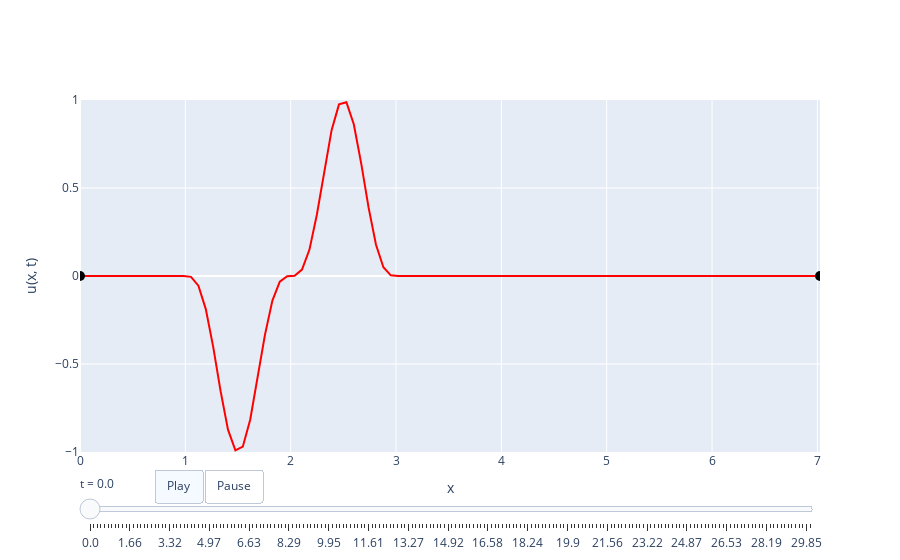

Notebook cell for this chart:
### Code cell
# Create the initial figure
fig = go.Figure(
    data=[
        go.Scatter(
            x=x,
            y=fourier_u(x, 0),
            mode="lines",
            line=dict(color="red", width=2),
            showlegend=False,
        ),
        go.Scatter(
            x=[0],
            y=[0],
            mode="markers",
            marker=dict(color="black", size=10),
            showlegend=False,
        ),
        go.Scatter(
            x=[L],
            y=[0],
            mode="markers",
            marker=dict(color="black", size=10),
            showlegend=False,
        ),
    ],
    frames=frames,
    layout=go.Layout(
        xaxis=dict(range=[0, L], title="x"),
        yaxis=dict(range=[-1, 1], title="u(x, t)"),
        # width=1200,  # Adjust width as needed
        autosize=True,
        # margin=dict(l=0, r=0, t=50, b=50),
        # title="String Vibration", 
        updatemenus=[
            {
                "type": "buttons",
                "showactive": True,
                "x": 0.1,  # Position from left
                "y": -0.02,  # Position from bottom
                "xanchor": "left",
                "yanchor": "top",
                "pad": {"r": 10, "t": 10},
                "direction": "right",  # Horizontal button layout
                "buttons": [
                    {
                        "label": "Play",
                        "method": "animate",
                        "args": [
                            None,
                            {
                                "frame": {"duration": 30, "redraw": True},
                                "fromcurrent": True,
                            },
                        ],
                    },
                    {
                        "label": "Pause",
                        "method": "animate",
                        "args": [
                            [None],
                            {
                                "frame": {"duration": 0, "redraw": False},
                                "mode": "immediate",
                                "transition": {"duration": 0},
                            },
                        ],
                    },
                ],
            }
        ],
        sliders=[
            {
                "currentvalue": {"prefix": "t = "},
                "steps": [
                    {
                        "args": [
                            [f.name],
                            {
                                "frame": {"duration": 0, "redraw": False},
                                "mode": "immediate",
                            },
                        ],
                        "label": str(round(time, 2)),
                        "method": "animate",
                    }
                    for time, f in zip(t, frames)
                ],
            }
        ],
    ),
)

config = {
    'displayModeBar': True,
    'displaylogo': False,
    # 'modeBarButtonsToAdd': ['drawline', 'drawopenpath', 'eraseshape'],
    # 'responsive': True
}
fig.show(config=config)

### Figure 1 — Plotly figure (JSON) as saved in the notebook; plotly's stock layout.template omitted (floating-point values rounded to 4 significant figures)
{"data": [{"line": {"color": "red", "width": 2}, "mode": "lines", "showlegend": false, "type": "scatter", "x": [0, 0.07025, 0.1405, 0.2107, 0.281, 0.3512, 0.4215, 0.4917, 0.562, 0.6322, 0.7025, 0.7727, 0.843, 0.9132, 0.9835, 1.054, 1.124, 1.194, 1.264, 1.335, 1.405, 1.475, 1.545, 1.616, 1.686, 1.756, 1.826, 1.897, 1.967, 2.037, 2.107, 2.178, 2.248, 2.318, 2.388, 2.459, 2.529, 2.599, 2.669, 2.74, 2.81, 2.88, 2.95, 3.021, 3.091, 3.161, 3.231, 3.302, 3.372, 3.442, 3.512, 3.583, 3.653, 3.723, 3.793, 3.864, 3.934, 4.004, 4.074, 4.145, 4.215, 4.285, 4.355, 4.426, 4.496, 4.566, 4.636, 4.707, 4.777, 4.847, 4.917, 4.988, 5.058, 5.128, 5.198, 5.269, 5.339, 5.409, 5.479, 5.55, 5.62, 5.69, 5.76, 5.831, 5.901, 5.971, 6.041, 6.112, 6.182, 6.252, 6.322, 6.393, 6.463, 6.533, 6.603, 6.674, 6.744, 6.814, 6.884, 6.955, 7.025], "y": [0, 1.316e-15, -1.31e-15, 4.809e-16, -4.729e-16, 9.14e-16, -9.688e-16, 2.737e-16, -9.522e-16, 1.431e-15, 8.07e-16, -1.618e-15, 1.075e-15, -1.146e-15, 1.876e-16, -0.004739, -0.05474, -0.1881, -0.4028, -0.6544, -0.8731, -0.9909, -0.9698, -0.8165, -0.5804, -0.3331, -0.1395, -0.03242, -0.001114, 0.001585, 0.03632, 0.1486, 0.3467, 0.5954, 0.8285, 0.975, 0.9877, 0.8624, 0.6397, 0.3885, 0.1778, 0.04968, 0.003733, -5.091e-16, 2.99e-16, -5.149e-16, 6.896e-16, -1.015e-15, -5.626e-16, 9.064e-16, -6.584e-16, -1.742e-16, 2.247e-15, -1.126e-15, 1.449e-16, 1.738e-15, -3.168e-18, 1.011e-15, -5.295e-16, 6.363e-16, -1.536e-15, 2.114e-16, 8.519e-16, -1.407e-15, 8.702e-16, -9.925e-16, 2.937e-16, -1.067e-15, 1.453e-15, -1.411e-15, 7.173e-16, 2.51e-16, 1.725e-15, -9.108e-16, 8.451e-16, -6.767e-16, 8.672e-16, -3.48e-15, -4.993e-16, 1.195e-15, -6.6e-17, 1.127e-15, -1.24e-15, 1.504e-15, -1.799e-15, -2.077e-15, -8.789e-17, -6.889e-16, 9.914e-16, -2.75e-16, 4.496e-16, 1.674e-15, 1.184e-15, 2.596e-16, -1.372e-15, 2.356e-16, -7.849e-16, 7.9e-16, 5.294e-16, 1.907e-16, -1.243e-15]}, {"marker": {"color": "black", "size": 10}, "mode": "markers", "showlegend": false, "type": "scatter", "x": [0], "y": [0]}, {"marker": {"color": "black", "size": 10}, "mode": "markers", "showlegend": false, "type": "scatter", "x": [7.025], "y": [0]}], "layout": {"autosize": true, "sliders": [{"currentvalue": {"prefix": "t = "}, "steps": [{"args": [["t=0.00"], {"frame": {"duration": 0, "redraw": false}, "mode": "immediate"}], "label": "0.0", "method": "animate"}, {"args": [["t=0.15"], {"frame": {"duration": 0, "redraw": false}, "mode": "immediate"}], "label": "0.15", "method": "animate"}, {"args": [["t=0.30"], {"frame": {"duration": 0, "redraw": false}, "mode": "immediate"}], "label": "0.3", "method": "animate"}, {"args": [["t=0.45"], {"frame": {"duration": 0, "redraw": false}, "mode": "immediate"}], "label": "0.45", "method": "animate"}, {"args": [["t=0.60"], {"frame": {"duration": 0, "redraw": false}, "mode": "immediate"}], "label": "0.6", "method": "animate"}, {"args": [["t=0.75"], {"frame": {"duration": 0, "redraw": false}, "mode": "immediate"}], "label": "0.75", "method": "animate"}, {"args": [["t=0.90"], {"frame": {"duration": 0, "redraw": false}, "mode": "immediate"}], "label": "0.9", "method": "animate"}, {"args": [["t=1.06"], {"frame": {"duration": 0, "redraw": false}, "mode": "immediate"}], "label": "1.06", "method": "animate"}, {"args": [["t=1.21"], {"frame": {"duration": 0, "redraw": false}, "mode": "immediate"}], "label": "1.21", "method": "animate"}, {"args": [["t=1.36"], {"frame": {"duration": 0, "redraw": false}, "mode": "immediate"}], "label": "1.36", "method": "animate"}, {"args": [["t=1.51"], {"frame": {"duration": 0, "redraw": false}, "mode": "immediate"}], "label": "1.51", "method": "animate"}, {"args": [["t=1.66"], {"frame": {"duration": 0, "redraw": false}, "mode": "immediate"}], "label": "1.66", "method": "animate"}, {"args": [["t=1.81"], {"frame": {"duration": 0, "redraw": false}, "mode": "immediate"}], "label": "1.81", "method": "animate"}, {"args": [["t=1.96"], {"frame": {"duration": 0, "redraw": false}, "mode": "immediate"}], "label": "1.96", "method": "animate"}, {"args": [["t=2.11"], {"frame": {"duration": 0, "redraw": false}, "mode": "immediate"}], "label": "2.11", "method": "animate"}, {"args": [["t=2.26"], {"frame": {"duration": 0, "redraw": false}, "mode": "immediate"}], "label": "2.26", "method": "animate"}, {"args": [["t=2.41"], {"frame": {"duration": 0, "redraw": false}, "mode": "immediate"}], "label": "2.41", "method": "animate"}, {"args": [["t=2.56"], {"frame": {"duration": 0, "redraw": false}, "mode": "immediate"}], "label": "2.56", "method": "animate"}, {"args": [["t=2.71"], {"frame": {"duration": 0, "redraw": false}, "mode": "immediate"}], "label": "2.71", "method": "animate"}, {"args": [["t=2.86"], {"frame": {"duration": 0, "redraw": false}, "mode": "immediate"}], "label": "2.86", "method": "animate"}, {"args": [["t=3.02"], {"frame": {"duration": 0, "redraw": false}, "mode": "immediate"}], "label": "3.02", "method": "animate"}, {"args": [["t=3.17"], {"frame": {"duration": 0, "redraw": false}, "mode": "immediate"}], "label": "3.17", "method": "animate"}, {"args": [["t=3.32"], {"frame": {"duration": 0, "redraw": false}, "mode": "immediate"}], "label": "3.32", "method": "animate"}, {"args": [["t=3.47"], {"frame": {"duration": 0, "redraw": false}, "mode": "immediate"}], "label": "3.47", "method": "animate"}, {"args": [["t=3.62"], {"frame": {"duration": 0, "redraw": false}, "mode": "immediate"}], "label": "3.62", "method": "animate"}, {"args": [["t=3.77"], {"frame": {"duration": 0, "redraw": false}, "mode": "immediate"}], "label": "3.77", "method": "animate"}, {"args": [["t=3.92"], {"frame": {"duration": 0, "redraw": false}, "mode": "immediate"}], "label": "3.92", "method": "animate"}, {"args": [["t=4.07"], {"frame": {"duration": 0, "redraw": false}, "mode": "immediate"}], "label": "4.07", "method": "animate"}, {"args": [["t=4.22"], {"frame": {"duration": 0, "redraw": false}, "mode": "immediate"}], "label": "4.22", "method": "animate"}, {"args": [["t=4.37"], {"frame": {"duration": 0, "redraw": false}, "mode": "immediate"}], "label": "4.37", "method": "animate"}, {"args": [["t=4.52"], {"frame": {"duration": 0, "redraw": false}, "mode": "immediate"}], "label": "4.52", "method": "animate"}, {"args": [["t=4.67"], {"frame": {"duration": 0, "redraw": false}, "mode": "immediate"}], "label": "4.67", "method": "animate"}, {"args": [["t=4.82"], {"frame": {"duration": 0, "redraw": false}, "mode": "immediate"}], "label": "4.82", "method": "animate"}, {"args": [["t=4.97"], {"frame": {"duration": 0, "redraw": false}, "mode": "immediate"}], "label": "4.97", "method": "animate"}, {"args": [["t=5.13"], {"frame": {"duration": 0, "redraw": false}, "mode": "immediate"}], "label": "5.13", "method": "animate"}, {"args": [["t=5.28"], {"frame": {"duration": 0, "redraw": false}, "mode": "immediate"}], "label": "5.28", "method": "animate"}, {"args": [["t=5.43"], {"frame": {"duration": 0, "redraw": false}, "mode": "immediate"}], "label": "5.43", "method": "animate"}, {"args": [["t=5.58"], {"frame": {"duration": 0, "redraw": false}, "mode": "immediate"}], "label": "5.58", "method": "animate"}, {"args": [["t=5.73"], {"frame": {"duration": 0, "redraw": false}, "mode": "immediate"}], "label": "5.73", "method": "animate"}, {"args": [["t=5.88"], {"frame": {"duration": 0, "redraw": false}, "mode": "immediate"}], "label": "5.88", "method": "animate"}, {"args": [["t=6.03"], {"frame": {"duration": 0, "redraw": false}, "mode": "immediate"}], "label": "6.03", "method": "animate"}, {"args": [["t=6.18"], {"frame": {"duration": 0, "redraw": false}, "mode": "immediate"}], "label": "6.18", "method": "animate"}, {"args": [["t=6.33"], {"frame": {"duration": 0, "redraw": false}, "mode": "immediate"}], "label": "6.33", "method": "animate"}, {"args": [["t=6.48"], {"frame": {"duration": 0, "redraw": false}, "mode": "immediate"}], "label": "6.48", "method": "animate"}, {"args": [["t=6.63"], {"frame": {"duration": 0, "redraw": false}, "mode": "immediate"}], "label": "6.63", "method": "animate"}, {"args": [["t=6.78"], {"frame": {"duration": 0, "redraw": false}, "mode": "immediate"}], "label": "6.78", "method": "animate"}, {"args": [["t=6.93"], {"frame": {"duration": 0, "redraw": false}, "mode": "immediate"}], "label": "6.93", "method": "animate"}, {"args": [["t=7.09"], {"frame": {"duration": 0, "redraw": false}, "mode": "immediate"}], "label": "7.09", "method": "animate"}, {"args": [["t=7.24"], {"frame": {"duration": 0, "redraw": false}, "mode": "immediate"}], "label": "7.24", "method": "animate"}, {"args": [["t=7.39"], {"frame": {"duration": 0, "redraw": false}, "mode": "immediate"}], "label": "7.39", "method": "animate"}, {"args": [["t=7.54"], {"frame": {"duration": 0, "redraw": false}, "mode": "immediate"}], "label": "7.54", "method": "animate"}, {"args": [["t=7.69"], {"frame": {"duration": 0, "redraw": false}, "mode": "immediate"}], "label": "7.69", "method": "animate"}, {"args": [["t=7.84"], {"frame": {"duration": 0, "redraw": false}, "mode": "immediate"}], "label": "7.84", "method": "animate"}, {"args": [["t=7.99"], {"frame": {"duration": 0, "redraw": false}, "mode": "immediate"}], "label": "7.99", "method": "animate"}, {"args": [["t=8.14"], {"frame": {"duration": 0, "redraw": false}, "mode": "immediate"}], "label": "8.14", "method": "animate"}, {"args": [["t=8.29"], {"frame": {"duration": 0, "redraw": false}, "mode": "immediate"}], "label": "8.29", "method": "animate"}, {"args": [["t=8.44"], {"frame": {"duration": 0, "redraw": false}, "mode": "immediate"}], "label": "8.44", "method": "animate"}, {"args": [["t=8.59"], {"frame": {"duration": 0, "redraw": false}, "mode": "immediate"}], "label": "8.59", "method": "animate"}, {"args": [["t=8.74"], {"frame": {"duration": 0, "redraw": false}, "mode": "immediate"}], "label": "8.74", "method": "animate"}, {"args": [["t=8.89"], {"frame": {"duration": 0, "redraw": false}, "mode": "immediate"}], "label": "8.89", "method": "animate"}, {"args": [["t=9.05"], {"frame": {"duration": 0, "redraw": false}, "mode": "immediate"}], "label": "9.05", "method": "animate"}, {"args": [["t=9.20"], {"frame": {"duration": 0, "redraw": false}, "mode": "immediate"}], "label": "9.2", "method": "animate"}, {"args": [["t=9.35"], {"frame": {"duration": 0, "redraw": false}, "mode": "immediate"}], "label": "9.35", "method": "animate"}, {"args": [["t=9.50"], {"frame": {"duration": 0, "redraw": false}, "mode": "immediate"}], "label": "9.5", "method": "animate"}, {"args": [["t=9.65"], {"frame": {"duration": 0, "redraw": false}, "mode": "immediate"}], "label": "9.65", "method": "animate"}, {"args": [["t=9.80"], {"frame": {"duration": 0, "redraw": false}, "mode": "immediate"}], "label": "9.8", "method": "animate"}, {"args": [["t=9.95"], {"frame": {"duration": 0, "redraw": false}, "mode": "immediate"}], "label": "9.95", "method": "animate"}, {"args": [["t=10.10"], {"frame": {"duration": 0, "redraw": false}, "mode": "immediate"}], "label": "10.1", "method": "animate"}, {"args": [["t=10.25"], {"frame": {"duration": 0, "redraw": false}, "mode": "immediate"}], "label": "10.25", "method": "animate"}, {"args": [["t=10.40"], {"frame": {"duration": 0, "redraw": false}, "mode": "immediate"}], "label": "10.4", "method": "animate"}, {"args": [["t=10.55"], {"frame": {"duration": 0, "redraw": false}, "mode": "immediate"}], "label": "10.55", "method": "animate"}, {"args": [["t=10.70"], {"frame": {"duration": 0, "redraw": false}, "mode": "immediate"}], "label": "10.7", "method": "animate"}, {"args": [["t=10.85"], {"frame": {"duration": 0, "redraw": false}, "mode": "immediate"}], "label": "10.85", "method": "animate"}, {"args": [["t=11.01"], {"frame": {"duration": 0, "redraw": false}, "mode": "immediate"}], "label": "11.01", "method": "animate"}, {"args": [["t=11.16"], {"frame": {"duration": 0, "redraw": false}, "mode": "immediate"}], "label": "11.16", "method": "animate"}, {"args": [["t=11.31"], {"frame": {"duration": 0, "redraw": false}, "mode": "immediate"}], "label": "11.31", "method": "animate"}, {"args": [["t=11.46"], {"frame": {"duration": 0, "redraw": false}, "mode": "immediate"}], "label": "11.46", "method": "animate"}, {"args": [["t=11.61"], {"frame": {"duration": 0, "redraw": false}, "mode": "immediate"}], "label": "11.61", "method": "animate"}, {"args": [["t=11.76"], {"frame": {"duration": 0, "redraw": false}, "mode": "immediate"}], "label": "11.76", "method": "animate"}, {"args": [["t=11.91"], {"frame": {"duration": 0, "redraw": false}, "mode": "immediate"}], "label": "11.91", "method": "animate"}, {"args": [["t=12.06"], {"frame": {"duration": 0, "redraw": false}, "mode": "immediate"}], "label": "12.06", "method": "animate"}, {"args": [["t=12.21"], {"frame": {"duration": 0, "redraw": false}, "mode": "immediate"}], "label": "12.21", "method": "animate"}, {"args": [["t=12.36"], {"frame": {"duration": 0, "redraw": false}, "mode": "immediate"}], "label": "12.36", "method": "animate"}, {"args": [["t=12.51"], {"frame": {"duration": 0, "redraw": false}, "mode": "immediate"}], "label": "12.51", "method": "animate"}, {"args": [["t=12.66"], {"frame": {"duration": 0, "redraw": false}, "mode": "immediate"}], "label": "12.66", "method": "animate"}, {"args": [["t=12.81"], {"frame": {"duration": 0, "redraw": false}, "mode": "immediate"}], "label": "12.81", "method": "animate"}, {"args": [["t=12.96"], {"frame": {"duration": 0, "redraw": false}, "mode": "immediate"}], "label": "12.96", "method": "animate"}, {"args": [["t=13.12"], {"frame": {"duration": 0, "redraw": false}, "mode": "immediate"}], "label": "13.12", "method": "animate"}, {"args": [["t=13.27"], {"frame": {"duration": 0, "redraw": false}, "mode": "immediate"}], "label": "13.27", "method": "animate"}, {"args": [["t=13.42"], {"frame": {"duration": 0, "redraw": false}, "mode": "immediate"}], "label": "13.42", "method": "animate"}, {"args": [["t=13.57"], {"frame": {"duration": 0, "redraw": false}, "mode": "immediate"}], "label": "13.57", "method": "animate"}, {"args": [["t=13.72"], {"frame": {"duration": 0, "redraw": false}, "mode": "immediate"}], "label": "13.72", "method": "animate"}, {"args": [["t=13.87"], {"frame": {"duration": 0, "redraw": false}, "mode": "immediate"}], "label": "13.87", "method": "animate"}, {"args": [["t=14.02"], {"frame": {"duration": 0, "redraw": false}, "mode": "immediate"}], "label": "14.02", "method": "animate"}, {"args": [["t=14.17"], {"frame": {"duration": 0, "redraw": false}, "mode": "immediate"}], "label": "14.17", "method": "animate"}, {"args": [["t=14.32"], {"frame": {"duration": 0, "redraw": false}, "mode": "immediate"}], "label": "14.32", "method": "animate"}, {"args": [["t=14.47"], {"frame": {"duration": 0, "redraw": false}, "mode": "immediate"}], "label": "14.47", "method": "animate"}, {"args": [["t=14.62"], {"frame": {"duration": 0, "redraw": false}, "mode": "immediate"}], "label": "14.62", "method": "animate"}, {"args": [["t=14.77"], {"frame": {"duration": 0, "redraw": false}, "mode": "immediate"}], "label": "14.77", "method": "animate"}, {"args": [["t=14.92"], {"frame": {"duration": 0, "redraw": false}, "mode": "immediate"}], "label": "14.92", "method": "animate"}, {"args": [["t=15.08"], {"frame": {"duration": 0, "redraw": false}, "mode": "immediate"}], "label": "15.08", "method": "animate"}, {"args": [["t=15.23"], {"frame": {"duration": 0, "redraw": false}, "mode": "immediate"}], "label": "15.23", "method": "animate"}, {"args": [["t=15.38"], {"frame": {"duration": 0, "redraw": false}, "mode": "immediate"}], "label": "15.38", "method": "animate"}, {"args": [["t=15.53"], {"frame": {"duration": 0, "redraw": false}, "mode": "immediate"}], "label": "15.53", "method": "animate"}, {"args": [["t=15.68"], {"frame": {"duration": 0, "redraw": false}, "mode": "immediate"}], "label": "15.68", "method": "animate"}, {"args": [["t=15.83"], {"frame": {"duration": 0, "redraw": false}, "mode": "immediate"}], "label": "15.83", "method": "animate"}, {"args": [["t=15.98"], {"frame": {"duration": 0, "redraw": false}, "mode": "immediate"}], "label": "15.98", "method": "animate"}, {"args": [["t=16.13"], {"frame": {"duration": 0, "redraw": false}, "mode": "immediate"}], "label": "16.13", "method": "animate"}, {"args": [["t=16.28"], {"frame": {"duration": 0, "redraw": false}, "mode": "immediate"}], "label": "16.28", "method": "animate"}, {"args": [["t=16.43"], {"frame": {"duration": 0, "redraw": false}, "mode": "immediate"}], "label": "16.43", "method": "animate"}, {"args": [["t=16.58"], {"frame": {"duration": 0, "redraw": false}, "mode": "immediate"}], "label": "16.58", "method": "animate"}, {"args": [["t=16.73"], {"frame": {"duration": 0, "redraw": false}, "mode": "immediate"}], "label": "16.73", "method": "animate"}, {"args": [["t=16.88"], {"frame": {"duration": 0, "redraw": false}, "mode": "immediate"}], "label": "16.88", "method": "animate"}, {"args": [["t=17.04"], {"frame": {"duration": 0, "redraw": false}, "mode": "immediate"}], "label": "17.04", "method": "animate"}, {"args": [["t=17.19"], {"frame": {"duration": 0, "redraw": false}, "mode": "immediate"}], "label": "17.19", "method": "animate"}, {"args": [["t=17.34"], {"frame": {"duration": 0, "redraw": false}, "mode": "immediate"}], "label": "17.34", "method": "animate"}, {"args": [["t=17.49"], {"frame": {"duration": 0, "redraw": false}, "mode": "immediate"}], "label": "17.49", "method": "animate"}, {"args": [["t=17.64"], {"frame": {"duration": 0, "redraw": false}, "mode": "immediate"}], "label": "17.64", "method": "animate"}, {"args": [["t=17.79"], {"frame": {"duration": 0, "redraw": false}, "mode": "immediate"}], "label": "17.79", "method": "animate"}, {"args": [["t=17.94"], {"frame": {"duration": 0, "redraw": false}, "mode": "immediate"}], "label": "17.94", "method": "animate"}, {"args": [["t=18.09"], {"frame": {"duration": 0, "redraw": false}, "mode": "immediate"}], "label": "18.09", "method": "animate"}, {"args": [["t=18.24"], {"frame": {"duration": 0, "redraw": false}, "mode": "immediate"}], "label": "18.24", "method": "animate"}, {"args": [["t=18.39"], {"frame": {"duration": 0, "redraw": false}, "mode": "immediate"}], "label": "18.39", "method": "animate"}, {"args": [["t=18.54"], {"frame": {"duration": 0, "redraw": false}, "mode": "immediate"}], "label": "18.54", "method": "animate"}, {"args": [["t=18.69"], {"frame": {"duration": 0, "redraw": false}, "mode": "immediate"}], "label": "18.69", "method": "animate"}, {"args": [["t=18.84"], {"frame": {"duration": 0, "redraw": false}, "mode": "immediate"}], "label": "18.84", "method": "animate"}, {"args": [["t=18.99"], {"frame": {"duration": 0, "redraw": false}, "mode": "immediate"}], "label": "18.99", "method": "animate"}, {"args": [["t=19.15"], {"frame": {"duration": 0, "redraw": false}, "mode": "immediate"}], "label": "19.15", "method": "animate"}, {"args": [["t=19.30"], {"frame": {"duration": 0, "redraw": false}, "mode": "immediate"}], "label": "19.3", "method": "animate"}, {"args": [["t=19.45"], {"frame": {"duration": 0, "redraw": false}, "mode": "immediate"}], "label": "19.45", "method": "animate"}, {"args": [["t=19.60"], {"frame": {"duration": 0, "redraw": false}, "mode": "immediate"}], "label": "19.6", "method": "animate"}, {"args": [["t=19.75"], {"frame": {"duration": 0, "redraw": false}, "mode": "immediate"}], "label": "19.75", "method": "animate"}, {"args": [["t=19.90"], {"frame": {"duration": 0, "redraw": false}, "mode": "immediate"}], "label": "19.9", "method": "animate"}, {"args": [["t=20.05"], {"frame": {"duration": 0, "redraw": false}, "mode": "immediate"}], "label": "20.05", "method": "animate"}, {"args": [["t=20.20"], {"frame": {"duration": 0, "redraw": false}, "mode": "immediate"}], "label": "20.2", "method": "animate"}, {"args": [["t=20.35"], {"frame": {"duration": 0, "redraw": false}, "mode": "immediate"}], "label": "20.35", "method": "animate"}, {"args": [["t=20.50"], {"frame": {"duration": 0, "redraw": false}, "mode": "immediate"}], "label": "20.5", "method": "animate"}, {"args": [["t=20.65"], {"frame": {"duration": 0, "redraw": false}, "mode": "immediate"}], "label": "20.65", "method": "animate"}, {"args": [["t=20.80"], {"frame": {"duration": 0, "redraw": false}, "mode": "immediate"}], "label": "20.8", "method": "animate"}, {"args": [["t=20.95"], {"frame": {"duration": 0, "redraw": false}, "mode": "immediate"}], "label": "20.95", "method": "animate"}, {"args": [["t=21.11"], {"frame": {"duration": 0, "redraw": false}, "mode": "immediate"}], "label": "21.11", "method": "animate"}, {"args": [["t=21.26"], {"frame": {"duration": 0, "redraw": false}, "mode": "immediate"}], "label": "21.26", "method": "animate"}, {"args": [["t=21.41"], {"frame": {"duration": 0, "redraw": false}, "mode": "immediate"}], "label": "21.41", "method": "animate"}, {"args": [["t=21.56"], {"frame": {"duration": 0, "redraw": false}, "mode": "immediate"}], "label": "21.56", "method": "animate"}, {"args": [["t=21.71"], {"frame": {"duration": 0, "redraw": false}, "mode": "immediate"}], "label": "21.71", "method": "animate"}, {"args": [["t=21.86"], {"frame": {"duration": 0, "redraw": false}, "mode": "immediate"}], "label": "21.86", "method": "animate"}, {"args": [["t=22.01"], {"frame": {"duration": 0, "redraw": false}, "mode": "immediate"}], "label": "22.01", "method": "animate"}, {"args": [["t=22.16"], {"frame": {"duration": 0, "redraw": false}, "mode": "immediate"}], "label": "22.16", "method": "animate"}, {"args": [["t=22.31"], {"frame": {"duration": 0, "redraw": false}, "mode": "immediate"}], "label": "22.31", "method": "animate"}, {"args": [["t=22.46"], {"frame": {"duration": 0, "redraw": false}, "mode": "immediate"}], "label": "22.46", "method": "animate"}, {"args": [["t=22.61"], {"frame": {"duration": 0, "redraw": false}, "mode": "immediate"}], "label": "22.61", "method": "animate"}, {"args": [["t=22.76"], {"frame": {"duration": 0, "redraw": false}, "mode": "immediate"}], "label": "22.76", "method": "animate"}, {"args": [["t=22.91"], {"frame": {"duration": 0, "redraw": false}, "mode": "immediate"}], "label": "22.91", "method": "animate"}, {"args": [["t=23.07"], {"frame": {"duration": 0, "redraw": false}, "mode": "immediate"}], "label": "23.07", "method": "animate"}, {"args": [["t=23.22"], {"frame": {"duration": 0, "redraw": false}, "mode": "immediate"}], "label": "23.22", "method": "animate"}, {"args": [["t=23.37"], {"frame": {"duration": 0, "redraw": false}, "mode": "immediate"}], "label": "23.37", "method": "animate"}, {"args": [["t=23.52"], {"frame": {"duration": 0, "redraw": false}, "mode": "immediate"}], "label": "23.52", "method": "animate"}, {"args": [["t=23.67"], {"frame": {"duration": 0, "redraw": false}, "mode": "immediate"}], "label": "23.67", "method": "animate"}, {"args": [["t=23.82"], {"frame": {"duration": 0, "redraw": false}, "mode": "immediate"}], "label": "23.82", "method": "animate"}, {"args": [["t=23.97"], {"frame": {"duration": 0, "redraw": false}, "mode": "immediate"}], "label": "23.97", "method": "animate"}, {"args": [["t=24.12"], {"frame": {"duration": 0, "redraw": false}, "mode": "immediate"}], "label": "24.12", "method": "animate"}, {"args": [["t=24.27"], {"frame": {"duration": 0, "redraw": false}, "mode": "immediate"}], "label": "24.27", "method": "animate"}, {"args": [["t=24.42"], {"frame": {"duration": 0, "redraw": false}, "mode": "immediate"}], "label": "24.42", "method": "animate"}, {"args": [["t=24.57"], {"frame": {"duration": 0, "redraw": false}, "mode": "immediate"}], "label": "24.57", "method": "animate"}, {"args": [["t=24.72"], {"frame": {"duration": 0, "redraw": false}, "mode": "immediate"}], "label": "24.72", "method": "animate"}, {"args": [["t=24.87"], {"frame": {"duration": 0, "redraw": false}, "mode": "immediate"}], "label": "24.87", "method": "animate"}, {"args": [["t=25.03"], {"frame": {"duration": 0, "redraw": false}, "mode": "immediate"}], "label": "25.03", "method": "animate"}, {"args": [["t=25.18"], {"frame": {"duration": 0, "redraw": false}, "mode": "immediate"}], "label": "25.18", "method": "animate"}, {"args": [["t=25.33"], {"frame": {"duration": 0, "redraw": false}, "mode": "immediate"}], "label": "25.33", "method": "animate"}, {"args": [["t=25.48"], {"frame": {"duration": 0, "redraw": false}, "mode": "immediate"}], "label": "25.48", "method": "animate"}, {"args": [["t=25.63"], {"frame": {"duration": 0, "redraw": false}, "mode": "immediate"}], "label": "25.63", "method": "animate"}, {"args": [["t=25.78"], {"frame": {"duration": 0, "redraw": false}, "mode": "immediate"}], "label": "25.78", "method": "animate"}, {"args": [["t=25.93"], {"frame": {"duration": 0, "redraw": false}, "mode": "immediate"}], "label": "25.93", "method": "animate"}, {"args": [["t=26.08"], {"frame": {"duration": 0, "redraw": false}, "mode": "immediate"}], "label": "26.08", "method": "animate"}, {"args": [["t=26.23"], {"frame": {"duration": 0, "redraw": false}, "mode": "immediate"}], "label": "26.23", "method": "animate"}, {"args": [["t=26.38"], {"frame": {"duration": 0, "redraw": false}, "mode": "immediate"}], "label": "26.38", "method": "animate"}, {"args": [["t=26.53"], {"frame": {"duration": 0, "redraw": false}, "mode": "immediate"}], "label": "26.53", "method": "animate"}, {"args": [["t=26.68"], {"frame": {"duration": 0, "redraw": false}, "mode": "immediate"}], "label": "26.68", "method": "animate"}, {"args": [["t=26.83"], {"frame": {"duration": 0, "redraw": false}, "mode": "immediate"}], "label": "26.83", "method": "animate"}, {"args": [["t=26.98"], {"frame": {"duration": 0, "redraw": false}, "mode": "immediate"}], "label": "26.98", "method": "animate"}, {"args": [["t=27.14"], {"frame": {"duration": 0, "redraw": false}, "mode": "immediate"}], "label": "27.14", "method": "animate"}, {"args": [["t=27.29"], {"frame": {"duration": 0, "redraw": false}, "mode": "immediate"}], "label": "27.29", "method": "animate"}, {"args": [["t=27.44"], {"frame": {"duration": 0, "redraw": false}, "mode": "immediate"}], "label": "27.44", "method": "animate"}, {"args": [["t=27.59"], {"frame": {"duration": 0, "redraw": false}, "mode": "immediate"}], "label": "27.59", "method": "animate"}, {"args": [["t=27.74"], {"frame": {"duration": 0, "redraw": false}, "mode": "immediate"}], "label": "27.74", "method": "animate"}, {"args": [["t=27.89"], {"frame": {"duration": 0, "redraw": false}, "mode": "immediate"}], "label": "27.89", "method": "animate"}, {"args": [["t=28.04"], {"frame": {"duration": 0, "redraw": false}, "mode": "immediate"}], "label": "28.04", "method": "animate"}, {"args": [["t=28.19"], {"frame": {"duration": 0, "redraw": false}, "mode": "immediate"}], "label": "28.19", "method": "animate"}, {"args": [["t=28.34"], {"frame": {"duration": 0, "redraw": false}, "mode": "immediate"}], "label": "28.34", "method": "animate"}, {"args": [["t=28.49"], {"frame": {"duration": 0, "redraw": false}, "mode": "immediate"}], "label": "28.49", "method": "animate"}, {"args": [["t=28.64"], {"frame": {"duration": 0, "redraw": false}, "mode": "immediate"}], "label": "28.64", "method": "animate"}, {"args": [["t=28.79"], {"frame": {"duration": 0, "redraw": false}, "mode": "immediate"}], "label": "28.79", "method": "animate"}, {"args": [["t=28.94"], {"frame": {"duration": 0, "redraw": false}, "mode": "immediate"}], "label": "28.94", "method": "animate"}, {"args": [["t=29.10"], {"frame": {"duration": 0, "redraw": false}, "mode": "immediate"}], "label": "29.1", "method": "animate"}, {"args": [["t=29.25"], {"frame": {"duration": 0, "redraw": false}, "mode": "immediate"}], "label": "29.25", "method": "animate"}, {"args": [["t=29.40"], {"frame": {"duration": 0, "redraw": false}, "mode": "immediate"}], "label": "29.4", "method": "animate"}, {"args": [["t=29.55"], {"frame": {"duration": 0, "redraw": false}, "mode": "immediate"}], "label": "29.55", "method": "animate"}, {"args": [["t=29.70"], {"frame": {"duration": 0, "redraw": false}, "mode": "immediate"}], "label": "29.7", "method": "animate"}, {"args": [["t=29.85"], {"frame": {"duration": 0, "redraw": false}, "mode": "immediate"}], "label": "29.85", "method": "animate"}, {"args": [["t=30.00"], {"frame": {"duration": 0, "redraw": false}, "mode": "immediate"}], "label": "30.0", "method": "animate"}]}], "updatemenus": [{"buttons": [{"args": [null, {"frame": {"duration": 30, "redraw": true}, "fromcurrent": true}], "label": "Play", "method": "animate"}, {"args": [[null], {"frame": {"duration": 0, "redraw": false}, "mode": "immediate", "transition": {"duration": 0}}], "label": "Pause", "method": "animate"}], "direction": "right", "pad": {"r": 10, "t": 10}, "showactive": true, "type": "buttons", "x": 0.1, "xanchor": "left", "y": -0.02, "yanchor": "top"}], "xaxis": {"range": [0, 7.025], "title": {"text": "x"}}, "yaxis": {"range": [-1, 1], "title": {"text": "u(x, t)"}}}}
